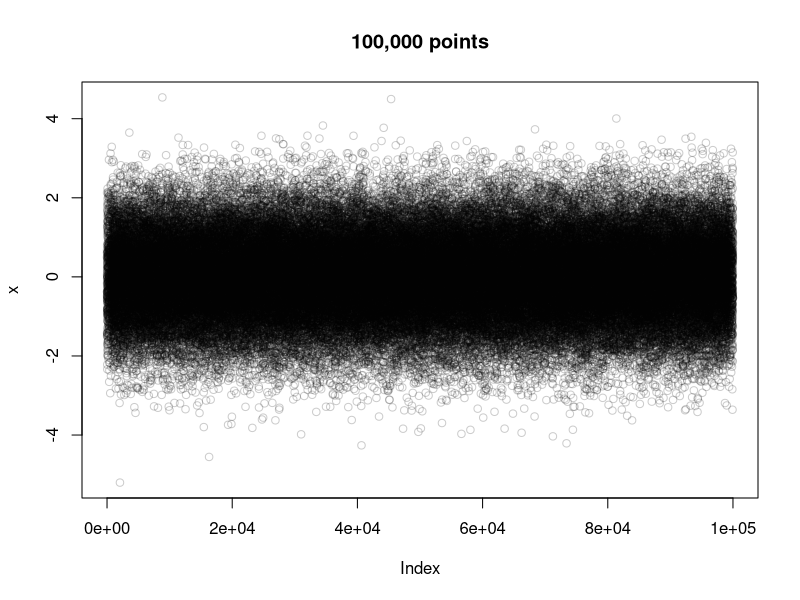
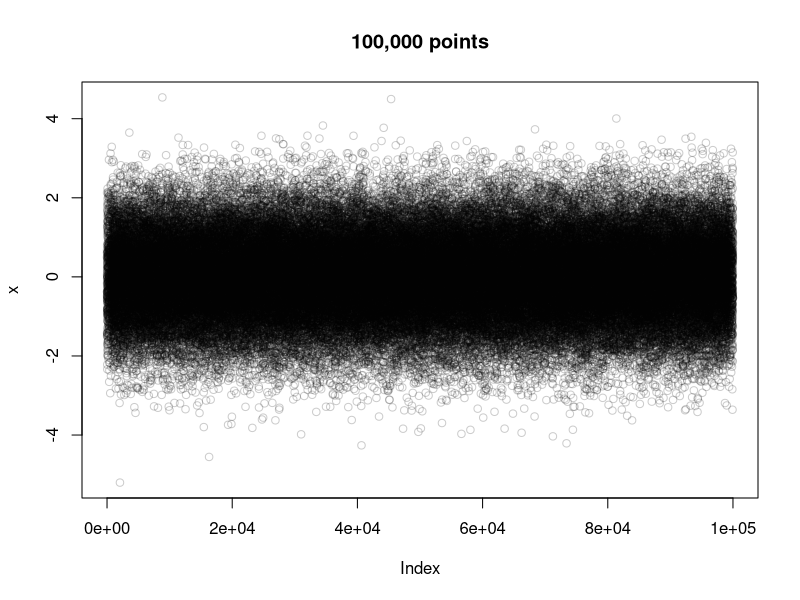
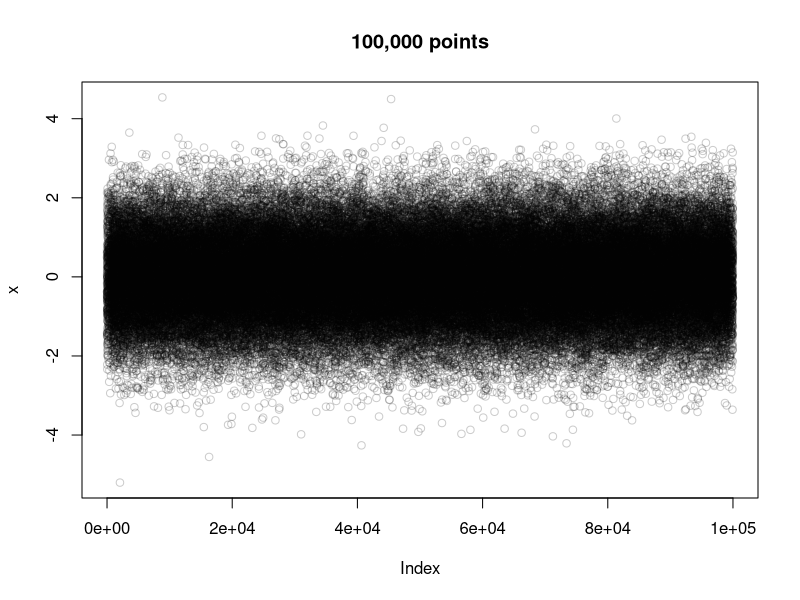
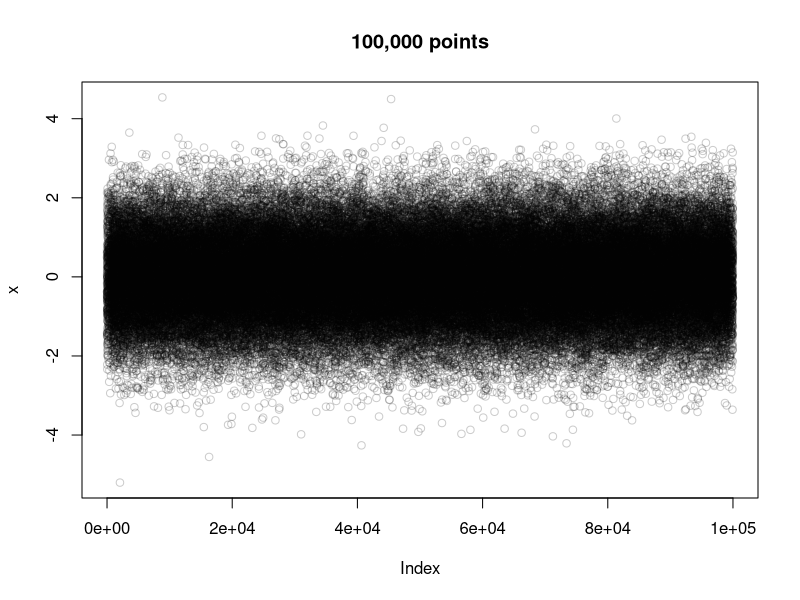
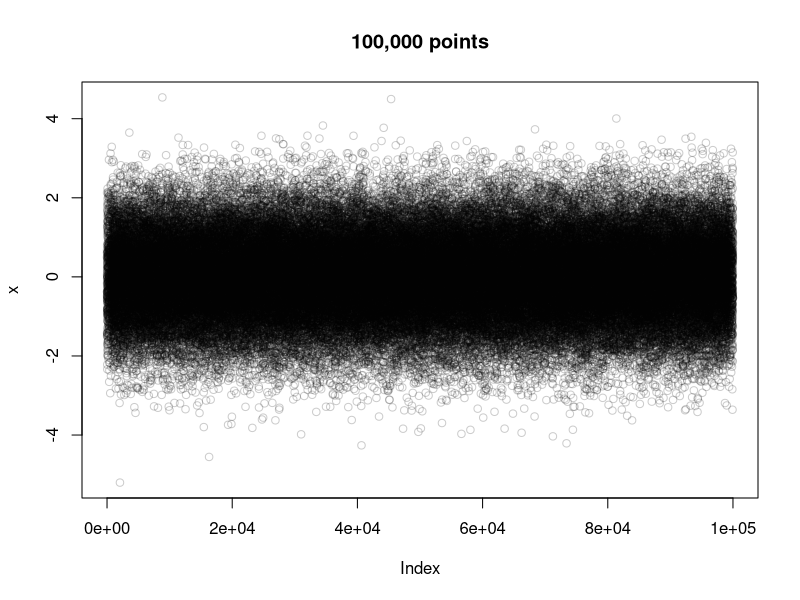

The R source for these figures, in order:
# Description : High Resolution graphics with R
# Website : http://lamages.blogspot.in/2013/10/high-resolution-graphics-with-r.html

x <- rnorm(100000)
plot(x, main="100,000 points", col=adjustcolor("black", alpha=0.2))

png("100kPoints72dpi.png", units = "px", width=400, height=400)
plot(x, main="100,000 points", col=adjustcolor("black", alpha=0.2))
dev.off()

png("100kHighRes150dpi.png", units="px", width=400, height=400, res=150)
plot(x, main="100,000 points", col=adjustcolor("black", alpha=0.2))
dev.off()

png("100kHighRes150dpi2.png", units="px", width=800, height=800, res=150)
plot(x, main="100,000 points", col=adjustcolor("black", alpha=0.2))
dev.off()

png("100kHighRes300dpi.png", units="px", width=1600, height=1600, res=300)
plot(x, main="100,000 points", col=adjustcolor("black", alpha=0.2))
dev.off()